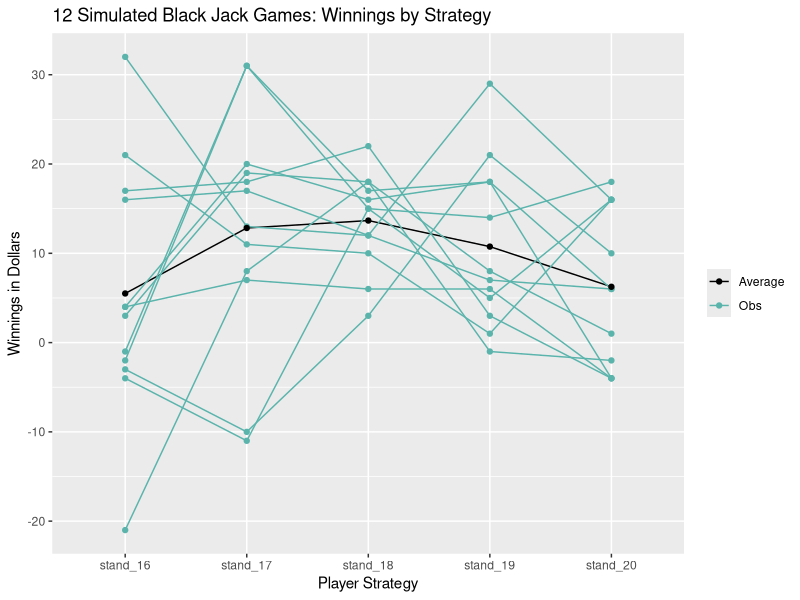
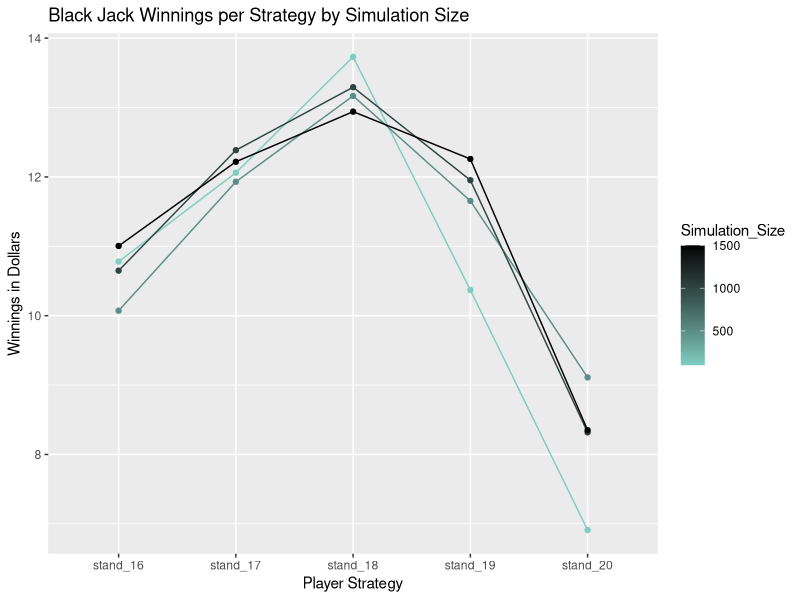

Write R code to recreate these figures, in order.
## ---- chunk 1
#add required packages
library(ggplot2)
library(RColorBrewer)
library(knitr)
library(reshape2)
## ---- chunk 2
# Create a hand for the dealer. 
# Return a list containing the hand and remaining deck.
deal_card <- function(d_deck,decks_2){
  flag_last_round <- 0
  if (length(d_deck) == 0) {
    flag_last_round <- 1
    d_deck <- decks_2
  }
  d_card <- sample(d_deck,1,FALSE)
  d_deck <- d_deck [!d_deck %in% d_card | duplicated(d_deck)]
  return(list(d_card,d_deck,flag_last_round))
}

dealer_hand <- function(dh_deck,decks_2) {
  dh_hand <- 0
  dh_last_round_flag <- 0
  dh_count <- 1
  while (sum(dh_hand) < 17) {
    dh_deal <- deal_card(dh_deck,decks_2)
    dh_hand[dh_count] <- dh_deal[[1]]
    dh_deck <- dh_deal[[2]]
    if (dh_deal[[3]] == 1) {dh_last_round_flag <- dh_deal[[3]]}
    dh_count <- dh_count+1 # ace = 1 if hand > 21
    if(sum(dh_hand) > 21) {
      if(11 %in% dh_hand) {
        dh_hand[match(11,dh_hand)] <- 1
      }
    }
  }    
  return(list(dh_hand,dh_deck,dh_last_round_flag))
}

# Create player hand 
# Returns list containing hand and remaining deck.
player_hand <- function(ph_deck,decks_2,threshold_p) {
  ph_hand <- 0
  ph_count <- 1
  ph_last_round_flag <- 0
  while (sum(ph_hand) < threshold_p) {
    ph_deal <- deal_card(ph_deck,decks_2)
    ph_hand[ph_count] <- ph_deal[[1]]
    ph_deck <- ph_deal[[2]]
    if (ph_deal[[3]] == 1) {ph_last_round_flag <- ph_deal[[3]]}
    ph_count <- ph_count+1 # ace = 1 if hand > 21
    if(sum(ph_hand) > 21) {
      if(11 %in% ph_hand) {
        ph_hand[match(11,ph_hand)] <- 1
      }
    }
  }  
  return(list(ph_hand,ph_deck,ph_last_round_flag))
}

# Create a game 
# Returns list containing player hands and remaining deck.
game <- function(game_deck,decks_2,threshold_p) { 
  #dealer hand
  d_result <- dealer_hand(game_deck,decks_2)
  d_hand <- d_result[[1]]
  game_deck <- d_result[[2]]
  last_round_flag_d <- d_result[[3]]
  #player hand
  p_result <- player_hand(game_deck,decks_2,threshold_p)
  p_hand <- p_result[[1]]
  game_deck <- p_result[[2]]
  last_round_flag_p <- p_result[[3]]
  if (last_round_flag_d == 1 || last_round_flag_p == 1) {
    game_last_round_flag <- 1
  } else {
    game_last_round_flag <- 0
  }
  return(list(d_hand,p_hand,game_deck,game_last_round_flag))
}

# Go through two decks- create dealer and player hand each round 
# Results returned as list of lists
play_decks_2 <- function(p2d_deck,decks_2,threshold_p) {
  round_counter <- 1
  p2d_last_round_flag <- 0 
  result_list.names <- c("Dealer_Hand", "Player_Hand")
  result_list <- vector("list", length(result_list.names))
  names(result_list) <- result_list.names
  while (p2d_last_round_flag != 1) {
    round_result <- game(p2d_deck,decks_2,threshold_p)
    result_list$Dealer_Hand[round_counter] <- list(round_result[[1]])
    result_list$Player_Hand[round_counter] <- list(round_result[[2]])
    p2d_deck <- round_result[[3]]
    p2d_last_round_flag <- round_result[[4]]
    round_counter <- round_counter+1
  }
  return(result_list)  
}

# Takes in list containing all hands after above running through two decks. 
# Returns vector: 1 = dealer win; 2 = player win; 0 = no winner. 
# If dealer goes bust the player automatically wins.
results_vec <- function(results_set) {
  winner <- numeric(length(results_set$Dealer_Hand))
  for (i in 1:length(results_set$Dealer_Hand)) {
    d_Hand <- sum(results_set$Dealer_Hand[[i]])
    p_Hand <- sum(results_set$Player_Hand[[i]])
    if(d_Hand < 22) {
      if(p_Hand < 22) {
        if(d_Hand > p_Hand) {
          winner[i] <- 1  
        } else if (d_Hand < p_Hand) {
            winner[i] <- 2
        } else if (d_Hand == p_Hand) {
            winner[i] <- 0
        }
      } else if(p_Hand >= 22) {
          winner[i] <- 1     
      }
    } else if(d_Hand >= 22){
            winner[i] <- 2 # if dealer goes bust player wins
      } 
  }
  return(winner)
}

# Calculates the player winnings with assumptions: 
# player bets $2/hand    
# player wins = player receives $3    
# player loss = player loses $2 bet    
# tie = $0 exchanged    
# dealer goes bust = win for player
calc_player_win <- function(results) {
  winnings <- numeric(length(results))
  for(i in 1:length(results)) {
    if (results[i] == 0) winnings[i] <- 0
    if (results[i] == 1) winnings[i] <- -2
    if (results[i] == 2) winnings[i] <- 3      
  }
  return(winnings)
}

# Play a full two deck game, calculate winnings/losses.  
# Returns total winnings/loses for the game.
play_deck2 <- function(pd2_deck,threshold_p){
  #create list of results per round after running two decks game
  one_set <- play_decks_2(pd2_deck,pd2_deck,threshold_p)
  #create vector for results of each hand
  outcome_vec <- results_vec(one_set)
  player_winnings <- 0
  player_winnings <- calc_player_win(outcome_vec)
  return(sum(player_winnings))
}

# Create function to run the simulation for two deck games. 
# Takes two decks and number of simulations as params. 
# Each run uses player strategies (stand at 16 to 20); dealer stands at 17. 
# Returns dataframe containing winnings/losses per strategy per obs.
build_output <- function(out_deck, runs) {
  count_obs <- numeric(runs)
  vec16 <- numeric(runs)
  vec17 <- numeric(runs)
  vec18 <- numeric(runs)
  vec19 <- numeric(runs)
  vec20 <- numeric(runs)
  for (i in 1:runs){
    count_obs[i] <- i
    vec16[i] <- play_deck2(out_deck,16)
    vec17[i] <- play_deck2(out_deck,17)
    vec18[i] <- play_deck2(out_deck,18)
    vec19[i] <- play_deck2(out_deck,19)
    vec20[i] <- play_deck2(out_deck,20)
  }
  output <- data.frame("count_obs"= count_obs,
                     "stand_16"=vec16,"stand_17"=vec17,
                     "stand_18"=vec18,"stand_19"=vec19,
                     "stand_20"=vec20)
  return(output)  
}
## ---- chunk 3
set.seed(2345)
# Create set of two decks, simulate 12 two-deck games; run sim with diff strategies
# vector for two decks
two_deck <- c(2,2,2,2,3,3,3,3,4,4,4,4,5,5,5,5,6,6,6,6,7,7,7,7,8,8,8,8,
              9,9,9,9,10,10,10,10,10,10,10,10,10,10,10,10,10,10,10,10,
              11,11,11,11,2,2,2,2,3,3,3,3,4,4,4,4,5,5,5,5,6,6,6,6,
              7,7,7,7,8,8,8,8,9,9,9,9,10,10,10,10,10,10,10,10,10,10,10,
              10,10,10,10,10,11,11,11,11)

# 12 games per strategy 
n12_output <- build_output(two_deck,12)
n12_output_avg <- c("stand_16"=mean(n12_output$stand_16),
                    "stand_17"=mean(n12_output$stand_17),
                    "stand_18"=mean(n12_output$stand_18),
                    "stand_19"=mean(n12_output$stand_19),
                    "stand_20"=mean(n12_output$stand_20))
round(n12_output_avg,2)
## ---- chunk 4
#Plot
# data cleanup
n12_output_full <- rbind(n12_output, c(count_obs=0,c(n12_output_avg)))
# need long form
n12_output_full <- melt(n12_output_full, 
                     id.vars="count_obs", 
                     value.name="value", 
                     variable.name="Strategy")
# distinguish btwn avg and count
var <- n12_output_full$count_obs
var <- replace(var, var!=0, "Obs")
var <- replace(var, var==0, "Average")
n12_output_full$colors <- var

plot12 <- ggplot(data=n12_output_full, 
       aes(x=Strategy, y=value, group=count_obs, colour=count_obs))
plot12 <- plot12 + geom_line(aes(colour=colors)) + scale_colour_manual(values = c("black", "#5ab4ac"))
plot12 <- plot12 + geom_point(aes(colour=colors))
plot12 <- plot12 + xlab("Player Strategy")
plot12 <- plot12 + ylab("Winnings in Dollars")
plot12 <- plot12 + ggtitle("12 Simulated Black Jack Games: Winnings by Strategy")
plot12 <- plot12 + theme(legend.title=element_blank())
plot12
## ---- chunk 5
set.seed(2345)
# 100 simulations
n100_output <- build_output(two_deck,100)
# average winnings/loses
n100_output_avg <- c("stand_16"=mean(n100_output$stand_16),
                      "stand_17"=mean(n100_output$stand_17),
                      "stand_18"=mean(n100_output$stand_18),
                      "stand_19"=mean(n100_output$stand_19),
                      "stand_20"=mean(n100_output$stand_20))

# 500 simulations
n500_output <- build_output(two_deck,500)
# average winnings/loses
n500_output_avg <- c("stand_16"=mean(n500_output$stand_16),
                      "stand_17"=mean(n500_output$stand_17),
                      "stand_18"=mean(n500_output$stand_18),
                      "stand_19"=mean(n500_output$stand_19),
                      "stand_20"=mean(n500_output$stand_20))

# 1000 simulations
n1000_output <- build_output(two_deck,1000)
# average winnings/loses
n1000_output_avg <- c("stand_16"=mean(n1000_output$stand_16),
                      "stand_17"=mean(n1000_output$stand_17),
                      "stand_18"=mean(n1000_output$stand_18),
                      "stand_19"=mean(n1000_output$stand_19),
                      "stand_20"=mean(n1000_output$stand_20))

# 1500 simulations
n1500_output <- build_output(two_deck,1500)
# average winnings/loses
n1500_output_avg <- c("stand_16"=mean(n1500_output$stand_16),
                      "stand_17"=mean(n1500_output$stand_17),
                      "stand_18"=mean(n1500_output$stand_18),
                      "stand_19"=mean(n1500_output$stand_19),
                      "stand_20"=mean(n1500_output$stand_20))
## ---- chunk 6
# Plot
plot_df <- rbind(n100_output_avg,
            n500_output_avg,
            n1000_output_avg,
            n1500_output_avg)
#remove row names
row.names(plot_df) <- NULL 
#add column to record sim size
plot_df <- cbind(Simulation_Size=c(100,500,1000, 1500),plot_df)
#convert matrix to df
plot_df <- data.frame(plot_df)
#convert data to long format
plot_df <- melt(plot_df, id.vars="Simulation_Size", 
                value.name="value", 
                variable.name="Strategy")
plot_all <- ggplot(data=plot_df, 
        aes(x=Strategy, y=value, group=Simulation_Size, colour=Simulation_Size))
plot_all <- plot_all + geom_line() + geom_point() + scale_colour_gradient(low = "#80cdc1", high = "black")
plot_all <- plot_all + xlab("Player Strategy")
plot_all <- plot_all + ylab("Winnings in Dollars")
plot_all <- plot_all + ggtitle("Black Jack Winnings per Strategy by Simulation Size")
plot_all
